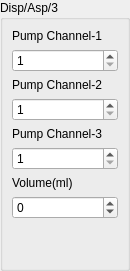
<?xml version="1.0" encoding="UTF-8"?>
<ui version="4.0">
 <class>DispAsp3Widget</class>
 <widget class="QWidget" name="DispAsp3Widget">
  <property name="geometry">
   <rect>
    <x>0</x>
    <y>0</y>
    <width>130</width>
    <height>256</height>
   </rect>
  </property>
  <property name="windowTitle">
   <string>Form</string>
  </property>
  <layout class="QGridLayout" name="gridLayout">
   <property name="leftMargin">
    <number>0</number>
   </property>
   <property name="topMargin">
    <number>0</number>
   </property>
   <property name="rightMargin">
    <number>0</number>
   </property>
   <property name="bottomMargin">
    <number>0</number>
   </property>
   <property name="spacing">
    <number>0</number>
   </property>
   <item row="0" column="0">
    <widget class="QGroupBox" name="groupBox">
     <property name="sizePolicy">
      <sizepolicy hsizetype="Minimum" vsizetype="Minimum">
       <horstretch>0</horstretch>
       <verstretch>0</verstretch>
      </sizepolicy>
     </property>
     <property name="title">
      <string>Disp/Asp/3</string>
     </property>
     <layout class="QVBoxLayout" name="verticalLayout_4">
      <item>
       <layout class="QVBoxLayout" name="verticalLayout">
        <item>
         <widget class="QLabel" name="label">
          <property name="text">
           <string>Pump Channel-1</string>
          </property>
         </widget>
        </item>
        <item>
         <widget class="QSpinBox" name="spinPumpChannel1">
          <property name="buttonSymbols">
           <enum>QAbstractSpinBox::UpDownArrows</enum>
          </property>
          <property name="accelerated">
           <bool>true</bool>
          </property>
          <property name="minimum">
           <number>1</number>
          </property>
          <property name="maximum">
           <number>15</number>
          </property>
         </widget>
        </item>
       </layout>
      </item>
      <item>
       <layout class="QVBoxLayout" name="verticalLayout_3">
        <item>
         <widget class="QLabel" name="label_3">
          <property name="text">
           <string>Pump Channel-2</string>
          </property>
         </widget>
        </item>
        <item>
         <widget class="QSpinBox" name="spinPumpChannel2">
          <property name="buttonSymbols">
           <enum>QAbstractSpinBox::UpDownArrows</enum>
          </property>
          <property name="accelerated">
           <bool>true</bool>
          </property>
          <property name="minimum">
           <number>1</number>
          </property>
          <property name="maximum">
           <number>15</number>
          </property>
         </widget>
        </item>
       </layout>
      </item>
      <item>
       <layout class="QVBoxLayout" name="verticalLayout_5">
        <item>
         <widget class="QLabel" name="label_4">
          <property name="text">
           <string>Pump Channel-3</string>
          </property>
         </widget>
        </item>
        <item>
         <widget class="QSpinBox" name="spinPumpChannel3">
          <property name="buttonSymbols">
           <enum>QAbstractSpinBox::UpDownArrows</enum>
          </property>
          <property name="accelerated">
           <bool>true</bool>
          </property>
          <property name="minimum">
           <number>1</number>
          </property>
          <property name="maximum">
           <number>15</number>
          </property>
         </widget>
        </item>
       </layout>
      </item>
      <item>
       <layout class="QVBoxLayout" name="verticalLayout_2">
        <item>
         <widget class="QLabel" name="label_2">
          <property name="text">
           <string>Volume(ml)</string>
          </property>
         </widget>
        </item>
        <item>
         <widget class="QSpinBox" name="spinVolume">
          <property name="buttonSymbols">
           <enum>QAbstractSpinBox::UpDownArrows</enum>
          </property>
          <property name="accelerated">
           <bool>true</bool>
          </property>
          <property name="minimum">
           <number>-2147483647</number>
          </property>
          <property name="maximum">
           <number>2147483647</number>
          </property>
         </widget>
        </item>
       </layout>
      </item>
      <item>
       <spacer name="verticalSpacer">
        <property name="orientation">
         <enum>Qt::Vertical</enum>
        </property>
        <property name="sizeHint" stdset="0">
         <size>
          <width>20</width>
          <height>40</height>
         </size>
        </property>
       </spacer>
      </item>
     </layout>
    </widget>
   </item>
  </layout>
 </widget>
 <resources/>
 <connections/>
</ui>
